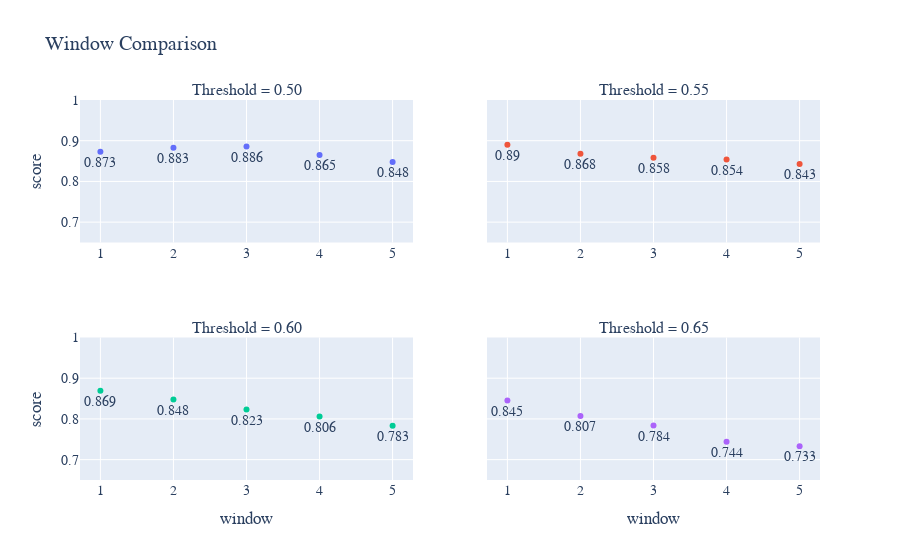

The notebook cell saved with this chart:
### Code cell
fig = make_subplots(rows=2, cols=2, shared_yaxes=True, subplot_titles=("Threshold = 0.50", "Threshold = 0.55", "Threshold = 0.60", "Threshold = 0.65"))

fig.add_trace(go.Scatter(x=TH_50['window'], y=TH_50['total'],
                         text=TH_50['total'],
                         mode="markers+text",
                         textposition="bottom center"),
              row=1, col=1)
fig.add_trace(go.Scatter(x=TH_55['window'], y=TH_55['total'],
                         text=TH_55['total'],
                        mode="markers+text",
                        textposition="bottom center"), row=1, col=2)
fig.add_trace(go.Scatter(x=TH_60['window'],y=TH_60['total'],
                         text=TH_60['total'],
                        mode="markers+text",
                        textposition="bottom center"), row=2, col=1)
fig.add_trace(go.Scatter(x=TH_65['window'], y=TH_65['total'],
                        text=TH_65['total'],
                        mode="markers+text",
                        textposition="bottom center"), row=2, col=2)

fig.update_yaxes(range=[0.65, 1.0]) 
fig.update_layout(showlegend=False)


fig.update_yaxes(title_text="score", row=1, col=1)
fig.update_yaxes(title_text="score", row=2, col=1)
fig.update_xaxes(title_text="window", row=2, col=1)
fig.update_xaxes(title_text="window", row=2, col=2)

fig.update_layout(
    title="Window Comparison",
    font=dict(
        family="Courier New, monospace",
        size=14,
    )
)

### Figure 1 — Plotly figure (JSON) as saved in the notebook; plotly's stock layout.template omitted (floating-point values rounded to 4 significant figures)
{"data": [{"mode": "markers+text", "text": [0.873, 0.883, 0.886, 0.865, 0.848], "textposition": "bottom center", "type": "scatter", "x": [1, 2, 3, 4, 5], "xaxis": "x", "y": [0.873, 0.883, 0.886, 0.865, 0.848], "yaxis": "y"}, {"mode": "markers+text", "text": [0.89, 0.868, 0.858, 0.854, 0.843], "textposition": "bottom center", "type": "scatter", "x": [1, 2, 3, 4, 5], "xaxis": "x2", "y": [0.89, 0.868, 0.858, 0.854, 0.843], "yaxis": "y2"}, {"mode": "markers+text", "text": [0.869, 0.848, 0.823, 0.806, 0.783], "textposition": "bottom center", "type": "scatter", "x": [1, 2, 3, 4, 5], "xaxis": "x3", "y": [0.869, 0.848, 0.823, 0.806, 0.783], "yaxis": "y3"}, {"mode": "markers+text", "text": [0.845, 0.807, 0.784, 0.744, 0.733], "textposition": "bottom center", "type": "scatter", "x": [1, 2, 3, 4, 5], "xaxis": "x4", "y": [0.845, 0.807, 0.784, 0.744, 0.733], "yaxis": "y4"}], "layout": {"annotations": [{"font": {"size": 16}, "showarrow": false, "text": "Threshold = 0.50", "x": 0.225, "xanchor": "center", "xref": "paper", "y": 1, "yanchor": "bottom", "yref": "paper"}, {"font": {"size": 16}, "showarrow": false, "text": "Threshold = 0.55", "x": 0.775, "xanchor": "center", "xref": "paper", "y": 1, "yanchor": "bottom", "yref": "paper"}, {"font": {"size": 16}, "showarrow": false, "text": "Threshold = 0.60", "x": 0.225, "xanchor": "center", "xref": "paper", "y": 0.375, "yanchor": "bottom", "yref": "paper"}, {"font": {"size": 16}, "showarrow": false, "text": "Threshold = 0.65", "x": 0.775, "xanchor": "center", "xref": "paper", "y": 0.375, "yanchor": "bottom", "yref": "paper"}], "font": {"family": "Courier New, monospace", "size": 14}, "showlegend": false, "title": {"text": "Window Comparison"}, "xaxis": {"anchor": "y", "domain": [0, 0.45]}, "xaxis2": {"anchor": "y2", "domain": [0.55, 1]}, "xaxis3": {"anchor": "y3", "domain": [0, 0.45], "title": {"text": "window"}}, "xaxis4": {"anchor": "y4", "domain": [0.55, 1], "title": {"text": "window"}}, "yaxis": {"anchor": "x", "domain": [0.625, 1], "range": [0.65, 1], "title": {"text": "score"}}, "yaxis2": {"anchor": "x2", "domain": [0.625, 1], "matches": "y", "range": [0.65, 1], "showticklabels": false}, "yaxis3": {"anchor": "x3", "domain": [0, 0.375], "range": [0.65, 1], "title": {"text": "score"}}, "yaxis4": {"anchor": "x4", "domain": [0, 0.375], "matches": "y3", "range": [0.65, 1], "showticklabels": false}}}
